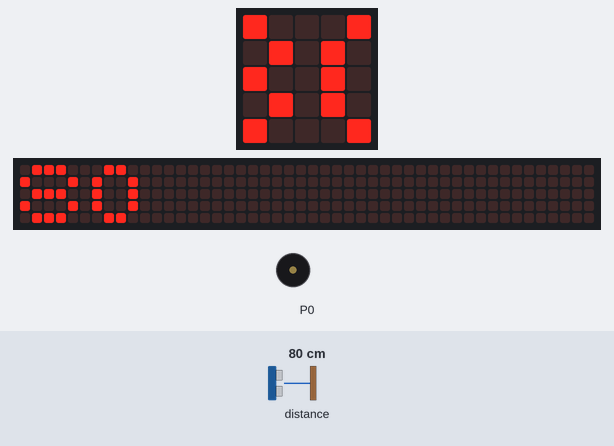
Recording of a program running on a simulated BBC micro:bit (MakeCode). Shown: the board's 5×5 LED display, a strip that is not on the board, showing the scrolling text unrolled, buzzer (waves = sounding). The inputs (shaded band) are chosen by the test bench; at power-on: distance to the obstacle 80 cm. The 48×5 strip is a reading aid, not a part: it shows the text the display is scrolling, unrolled, one strip-width of it at a time.

Above: at 1.28 s.
1.3 s: distance to the obstacle set to 2 cm
At 5.3 s:
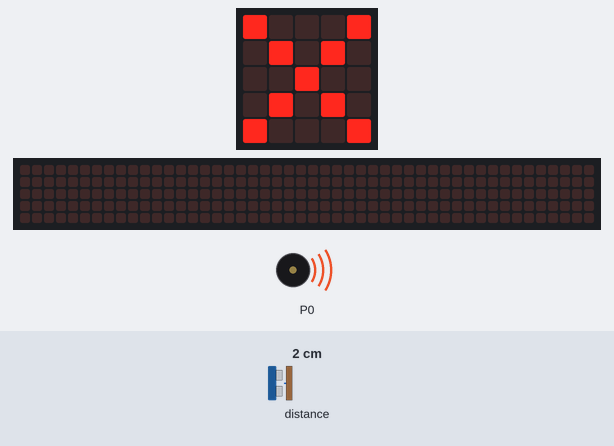
6.9 s: distance to the obstacle set to 18 cm
At 11.0 s:
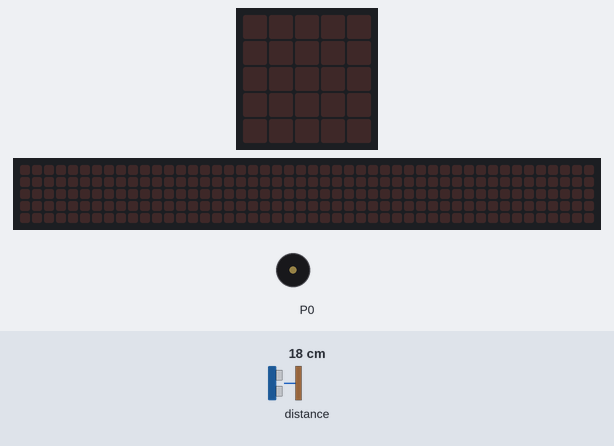
12.5 s: distance to the obstacle set to 35 cm
At 16.72 s:
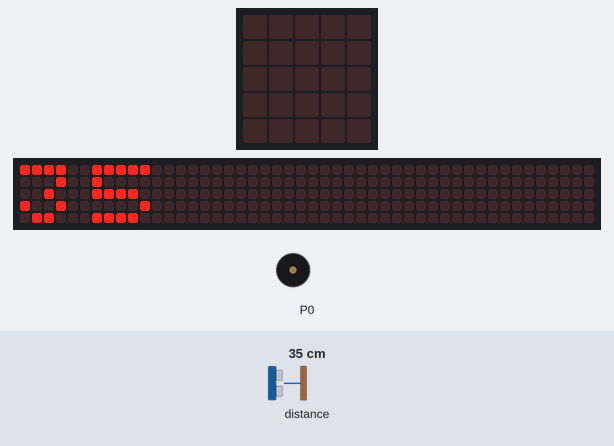
18.1 s: distance to the obstacle set to 4 cm
At 22.1 s:
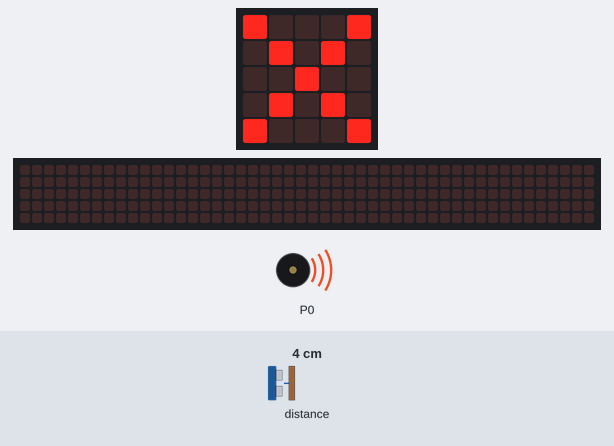
Timing chart, 0 to 23.6 s (numbered marks = the images above; inputs shaded):
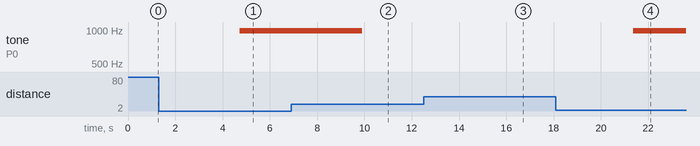

Measured:
- after the input at 1.3 s, tone on P0: silent → 988 Hz after 3.4 s; the display: first differs from a run without the input after 3.4 s (image 1)
- after the input at 6.9 s, tone on P0: 988 Hz → silent after 3.0 s; the display: first changes after 0.31 s (image 2 shows a later state)
- after the input at 18.1 s, tone on P0: silent → 988 Hz after 3.3 s; the display: first differs from a run without the input after 3.3 s (image 4)
- what the display in image 2 shows lasts 2.0 s, from 9.9 s to 11.9 s

The program:

main.ts
```typescript
let distancia = 0
basic.forever(function () {
    distancia = sonar.ping(
    DigitalPin.P0,
    DigitalPin.P1,
    PingUnit.Centimeters
    )
    if (distancia <= 10) {
        music.ringTone(988)
        basic.showIcon(IconNames.No)
    } else {
        basic.showNumber(distancia)
        music.stopAllSounds()
        basic.pause(2000)
    }
})
```

test.ts
```typescript
// testes vão aqui; isto não será compilado quando este pacote for usado como uma extensão.
```
